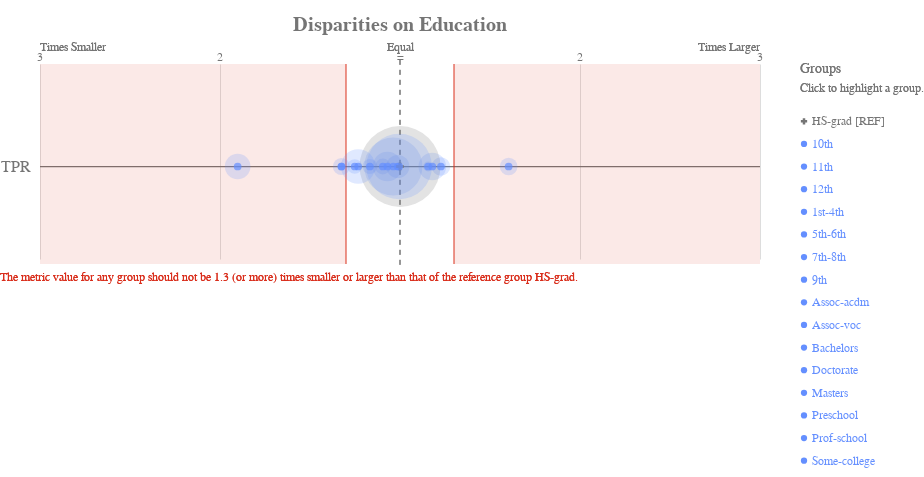

Notebook cell for this chart:
### Code cell
ap.disparity(bdf, metrics, 'education', fairness_threshold = 1.3)

### Figure 1 — Vega-Lite specification as saved in the notebook (floating-point values rounded to 4 significant figures)
{"config": {"view": {"continuousWidth": 400, "continuousHeight": 300, "strokeWidth": 0}, "axisLeft": {"labelColor": "rgb(117,117,117)", "labelFont": "Arial", "labelFontSize": 16}, "title": {"align": "center", "baseline": "middle", "color": "rgb(117,117,117)", "font": "Arial", "fontSize": 20, "fontWeight": "bold"}}, "layer": [{"data": {"name": "data-1f2af75cfead9a3854ee453922b4eaab"}, "mark": {"type": "rule", "stroke": "rgb(117,117,117)", "strokeWidth": 1.25, "tooltip": ""}, "encoding": {"x": {"type": "quantitative", "field": "x", "scale": {"domain": [-2, 2], "range": [40.0, 760.0]}}, "x2": {"field": "x2"}, "y": {"type": "nominal", "axis": {"domain": false, "labelAngle": 0, "labelPadding": -30, "orient": "left", "ticks": false, "title": ""}, "field": "metric", "scale": {"domain": ["TPR"], "range": [30, 225.0]}}}}, {"data": {"name": "data-79dd248bdaa0ea02c535240e8ad022c8"}, "mark": {"type": "rule", "stroke": "rgb(117,117,117)", "strokeDash": [5, 5], "strokeWidth": 1}, "encoding": {"tooltip": {"value": "HS-grad [REF]"}, "x": {"value": 400.0}, "y": {"value": 20.83}, "y2": {"value": 229.2}}}, {"data": {"name": "data-c233327f4cd9b4c2df31bf8015c83e4a"}, "mark": {"type": "text", "align": "center", "color": "rgb(117,117,117)", "font": "Arial", "fontSize": 12, "fontWeight": "normal", "tooltip": ""}, "encoding": {"text": {"type": "nominal", "field": "label"}, "x": {"type": "quantitative", "field": "value", "scale": {"domain": [-2, 2], "range": [40.0, 760.0]}}, "y": {"value": 17.5}}}, {"layer": [{"mark": {"type": "text", "align": "left", "fill": "rgb(117,117,117)", "font": "Arial", "fontSize": 12, "fontWeight": "normal", "tooltip": ""}, "encoding": {"text": {"value": "Times Smaller"}, "x": {"value": 40.0}, "y": {"value": 7.5}}}, {"mark": {"type": "text", "align": "right", "fill": "rgb(117,117,117)", "font": "Arial", "fontSize": 12, "fontWeight": "normal", "tooltip": ""}, "encoding": {"text": {"value": "Times Larger"}, "x": {"value": 760.0}, "y": {"value": 7.5}}}, {"mark": {"type": "text", "align": "center", "fill": "rgb(117,117,117)", "font": "Arial", "fontSize": 12, "fontWeight": "normal", "tooltip": ""}, "encoding": {"text": {"value": "Equal"}, "x": {"value": 400.0}, "y": {"value": 7.5}}}], "data": {"name": "data-79dd248bdaa0ea02c535240e8ad022c8"}}, {"layer": [{"mark": {"type": "rule", "opacity": 0.8, "stroke": "rgb(217, 46, 28)", "strokeWidth": 1.25, "tooltip": ""}, "encoding": {"x": {"type": "quantitative", "field": "min", "scale": {"domain": [-2, 2], "range": [40.0, 760.0]}}, "y": {"value": 25.0}, "y2": {"value": 225.0}}}, {"mark": {"type": "rule", "opacity": 0.8, "stroke": "rgb(217, 46, 28)", "strokeWidth": 1.25, "tooltip": ""}, "encoding": {"x": {"type": "quantitative", "field": "max", "scale": {"domain": [-2, 2], "range": [40.0, 760.0]}}, "y": {"value": 25.0}, "y2": {"value": 225.0}}}, {"layer": [{"mark": {"type": "rect", "fill": "rgb(217, 46, 28)", "opacity": 0.1, "tooltip": ""}, "encoding": {"x": {"type": "quantitative", "field": "min", "scale": {"domain": [-2, 2], "range": [40.0, 760.0]}}, "x2": {"field": "lower_end"}, "y": {"value": 25.0}, "y2": {"value": 225.0}}}, {"mark": {"type": "rect", "fill": "rgb(217, 46, 28)", "opacity": 0.1, "tooltip": ""}, "encoding": {"x": {"type": "quantitative", "field": "max", "scale": {"domain": [-2, 2], "range": [40.0, 760.0]}}, "x2": {"field": "upper_end"}, "y": {"value": 25.0}, "y2": {"value": 225.0}}}]}, {"data": {"name": "data-79dd248bdaa0ea02c535240e8ad022c8"}, "mark": {"type": "text", "align": "left", "baseline": "top", "fill": "rgb(217, 46, 28)", "font": "Arial", "fontSize": 12, "fontWeight": "normal", "tooltip": ""}, "encoding": {"text": {"value": "The metric value for any group should not be 1.3 (or more) times smaller or larger than that of the reference group HS-grad."}, "x": {"value": 0}, "y": {"value": 233.3}}}], "data": {"name": "data-68125cfc4fc9557defd07e8d14c561c8"}}, {"layer": [{"mark": "circle"}, {"data": {"name": "data-7bda7bd44dc6f3dd31c6373376e98089"}, "mark": {"type": "circle", "opacity": 0.2}, "encoding": {"color": {"condition": {"type": "nominal", "field": "attribute_value", "legend": null, "scale": {"domain": ["HS-grad", "10th", "11th", "12th", "1st-4th", "5th-6th", "7th-8th", "9th", "Assoc-acdm", "Assoc-voc", "Bachelors", "Doctorate", "Masters", "Preschool", "Prof-school", "Some-college"], "range": ["rgb(117,117,117)", "rgb(100, 143, 255)", "rgb(100, 143, 255)", "rgb(100, 143, 255)", "rgb(100, 143, 255)", "rgb(100, 143, 255)", "rgb(100, 143, 255)", "rgb(100, 143, 255)", "rgb(100, 143, 255)", "rgb(100, 143, 255)", "rgb(100, 143, 255)", "rgb(100, 143, 255)", "rgb(100, 143, 255)", "rgb(100, 143, 255)", "rgb(100, 143, 255)", "rgb(100, 143, 255)"]}, "selection": "selector005"}, "value": "rgb(224,224,224)"}, "size": {"type": "quantitative", "field": "group_size", "legend": null, "scale": {"domain": [0, 5065.0], "range": [0, 7854.0]}}, "tooltip": [{"type": "nominal", "field": "attribute_value", "title": "Group"}, {"type": "nominal", "field": "tooltip_group_size", "title": "Group Size"}, {"type": "nominal", "field": "tooltip_disparity_explanation_tpr", "title": "Disparity"}, {"type": "quantitative", "field": "tpr", "format": ".2f", "title": "TPR"}], "x": {"type": "quantitative", "axis": {"domain": false, "labels": false, "ticks": false, "title": null, "values": [1, 2, -2, -1]}, "field": "tpr_disparity_scaled", "scale": {"domain": [-2, 2], "range": [40.0, 760.0]}}, "y": {"type": "nominal", "axis": {"domain": false, "grid": false, "labels": false, "ticks": false, "title": " "}, "field": "metric_variable", "scale": {"domain": ["TPR"], "range": [30, 225.0]}}}, "selection": {"selector007": {"type": "multi", "empty": "all", "fields": ["attribute_value"]}}, "transform": [{"calculate": "'TPR'", "as": "metric_variable"}]}, {"layer": [{"mark": "point"}, {"data": {"name": "data-7bda7bd44dc6f3dd31c6373376e98089"}, "mark": {"type": "point", "filled": true, "size": 60}, "encoding": {"color": {"condition": {"type": "nominal", "field": "attribute_value", "legend": null, "scale": {"domain": ["HS-grad", "10th", "11th", "12th", "1st-4th", "5th-6th", "7th-8th", "9th", "Assoc-acdm", "Assoc-voc", "Bachelors", "Doctorate", "Masters", "Preschool", "Prof-school", "Some-college"], "range": ["rgb(117,117,117)", "rgb(100, 143, 255)", "rgb(100, 143, 255)", "rgb(100, 143, 255)", "rgb(100, 143, 255)", "rgb(100, 143, 255)", "rgb(100, 143, 255)", "rgb(100, 143, 255)", "rgb(100, 143, 255)", "rgb(100, 143, 255)", "rgb(100, 143, 255)", "rgb(100, 143, 255)", "rgb(100, 143, 255)", "rgb(100, 143, 255)", "rgb(100, 143, 255)", "rgb(100, 143, 255)"]}, "selection": "selector005"}, "value": "rgb(224,224,224)"}, "shape": {"type": "nominal", "field": "attribute_value", "legend": null, "scale": {"domain": ["HS-grad", "10th", "11th", "12th", "1st-4th", "5th-6th", "7th-8th", "9th", "Assoc-acdm", "Assoc-voc", "Bachelors", "Doctorate", "Masters", "Preschool", "Prof-school", "Some-college"], "range": ["cross", "circle", "circle", "circle", "circle", "circle", "circle", "circle", "circle", "circle", "circle", "circle", "circle", "circle", "circle", "circle"]}}, "tooltip": [{"type": "nominal", "field": "attribute_value", "title": "Group"}, {"type": "nominal", "field": "tooltip_group_size", "title": "Group Size"}, {"type": "nominal", "field": "tooltip_disparity_explanation_tpr", "title": "Disparity"}, {"type": "quantitative", "field": "tpr", "format": ".2f", "title": "TPR"}], "x": {"type": "quantitative", "axis": {"domain": false, "labels": false, "ticks": false, "title": null, "values": [1, 2, -2, -1]}, "field": "tpr_disparity_scaled", "scale": {"domain": [-2, 2], "range": [40.0, 760.0]}}, "y": {"type": "nominal", "axis": {"domain": false, "grid": false, "labels": false, "ticks": false, "title": " "}, "field": "metric_variable", "scale": {"domain": ["TPR"], "range": [30, 225.0]}}}, "selection": {"selector006": {"type": "multi", "empty": "all", "fields": ["attribute_value"]}}, "transform": [{"calculate": "'TPR'", "as": "metric_variable"}]}]}]}, {"layer": [{"mark": {"type": "point", "filled": true, "opacity": 1, "size": 39.48}, "encoding": {"color": {"condition": {"type": "nominal", "field": "attribute_value", "legend": null, "scale": {"domain": ["HS-grad", "10th", "11th", "12th", "1st-4th", "5th-6th", "7th-8th", "9th", "Assoc-acdm", "Assoc-voc", "Bachelors", "Doctorate", "Masters", "Preschool", "Prof-school", "Some-college"], "range": ["rgb(117,117,117)", "rgb(100, 143, 255)", "rgb(100, 143, 255)", "rgb(100, 143, 255)", "rgb(100, 143, 255)", "rgb(100, 143, 255)", "rgb(100, 143, 255)", "rgb(100, 143, 255)", "rgb(100, 143, 255)", "rgb(100, 143, 255)", "rgb(100, 143, 255)", "rgb(100, 143, 255)", "rgb(100, 143, 255)", "rgb(100, 143, 255)", "rgb(100, 143, 255)", "rgb(100, 143, 255)"]}, "selection": "selector005"}, "value": "rgb(224,224,224)"}, "shape": {"type": "nominal", "field": "attribute_value", "legend": null, "scale": {"domain": ["HS-grad", "10th", "11th", "12th", "1st-4th", "5th-6th", "7th-8th", "9th", "Assoc-acdm", "Assoc-voc", "Bachelors", "Doctorate", "Masters", "Preschool", "Prof-school", "Some-college"], "range": ["cross", "circle", "circle", "circle", "circle", "circle", "circle", "circle", "circle", "circle", "circle", "circle", "circle", "circle", "circle", "circle"]}}, "x": {"value": 804}, "y": {"type": "nominal", "axis": {"domain": false, "grid": false, "labels": false, "ticks": false, "title": " "}, "field": "attribute_value", "scale": {"domain": ["HS-grad", "10th", "11th", "12th", "1st-4th", "5th-6th", "7th-8th", "9th", "Assoc-acdm", "Assoc-voc", "Bachelors", "Doctorate", "Masters", "Preschool", "Prof-school", "Some-college"], "range": [71, 433]}}}, "selection": {"selector005": {"type": "multi", "empty": "all", "fields": ["attribute_value"]}}}, {"mark": {"type": "text", "align": "left", "baseline": "middle", "font": "Arial", "fontSize": 12, "fontWeight": "normal"}, "encoding": {"color": {"condition": {"type": "nominal", "field": "attribute_value", "legend": null, "scale": {"domain": ["HS-grad", "10th", "11th", "12th", "1st-4th", "5th-6th", "7th-8th", "9th", "Assoc-acdm", "Assoc-voc", "Bachelors", "Doctorate", "Masters", "Preschool", "Prof-school", "Some-college"], "range": ["rgb(117,117,117)", "rgb(100, 143, 255)", "rgb(100, 143, 255)", "rgb(100, 143, 255)", "rgb(100, 143, 255)", "rgb(100, 143, 255)", "rgb(100, 143, 255)", "rgb(100, 143, 255)", "rgb(100, 143, 255)", "rgb(100, 143, 255)", "rgb(100, 143, 255)", "rgb(100, 143, 255)", "rgb(100, 143, 255)", "rgb(100, 143, 255)", "rgb(100, 143, 255)", "rgb(100, 143, 255)"]}, "selection": "selector005"}, "value": "rgb(224,224,224)"}, "text": {"type": "nominal", "field": "label"}, "x": {"value": 812}, "y": {"type": "nominal", "axis": {"domain": false, "grid": false, "labels": false, "ticks": false, "title": " "}, "field": "attribute_value", "scale": {"domain": ["HS-grad", "10th", "11th", "12th", "1st-4th", "5th-6th", "7th-8th", "9th", "Assoc-acdm", "Assoc-voc", "Bachelors", "Doctorate", "Masters", "Preschool", "Prof-school", "Some-college"], "range": [71, 433]}}}, "selection": {"selector008": {"type": "multi", "empty": "all", "fields": ["attribute_value"]}}}, {"data": {"name": "data-79dd248bdaa0ea02c535240e8ad022c8"}, "mark": {"type": "text", "align": "left", "baseline": "middle", "color": "rgb(117,117,117)", "font": "Arial", "fontSize": 12, "fontWeight": "normal"}, "encoding": {"text": {"value": "Click to highlight a group."}, "x": {"value": 800}, "y": {"value": 49}}}, {"data": {"name": "data-79dd248bdaa0ea02c535240e8ad022c8"}, "mark": {"type": "text", "align": "left", "baseline": "middle", "color": "rgb(117,117,117)", "font": "Arial", "fontSize": 14, "fontWeight": "normal"}, "encoding": {"text": {"value": "Groups"}, "x": {"value": 800}, "y": {"value": 30}}}], "data": {"name": "data-426b44eb341f705244a71737f51280d3"}}], "height": 250, "padding": {"top": 15, "bottom": 10}, "resolve": {"scale": {"size": "independent", "y": "independent"}}, "title": "Disparities on Education", "width": 800, "$schema": "https://vega.github.io/schema/vega-lite/v4.8.1.json", "datasets": {"data-1f2af75cfead9a3854ee453922b4eaab": [{"metric": "TPR", "x": -2, "x2": 2}], "data-79dd248bdaa0ea02c535240e8ad022c8": [{"a": 1, "b": 0}, {"a": 1, "b": 0}], "data-c233327f4cd9b4c2df31bf8015c83e4a": [{"value": 1, "label": 2}, {"value": 2, "label": 3}, {"value": -2, "label": 3}, {"value": -1, "label": 2}, {"value": 0, "label": "="}], "data-68125cfc4fc9557defd07e8d14c561c8": [{"min": -0.3, "max": 0.3, "lower_end": -2, "upper_end": 2}], "data-7bda7bd44dc6f3dd31c6373376e98089": [{"attribute_name": "education", "attribute_value": "10th", "group_size": 348, "total_entities": 12904, "tpr": 0.07273, "tpr_disparity": 0.9879, "tpr_disparity_scaled": -0.0123, "tooltip_group_size": "348 (2.70%)", "tooltip_disparity_explanation_tpr": "1.01 times smaller TPR than the reference group"}, {"attribute_name": "education", "attribute_value": "11th", "group_size": 493, "total_entities": 12904, "tpr": 0.08683, "tpr_disparity": 1.179, "tpr_disparity_scaled": 0.1795, "tooltip_group_size": "493 (3.82%)", "tooltip_disparity_explanation_tpr": "1.18 times larger TPR than the reference group"}, {"attribute_name": "education", "attribute_value": "12th", "group_size": 163, "total_entities": 12904, "tpr": 0.06723, "tpr_disparity": 0.9131, "tpr_disparity_scaled": -0.09512, "tooltip_group_size": "163 (1.26%)", "tooltip_disparity_explanation_tpr": "1.10 times smaller TPR than the reference group"}, {"attribute_name": "education", "attribute_value": "1st-4th", "group_size": 64, "total_entities": 12904, "tpr": 0.08511, "tpr_disparity": 1.156, "tpr_disparity_scaled": 0.156, "tooltip_group_size": "64 (0.50%)", "tooltip_disparity_explanation_tpr": "1.16 times larger TPR than the reference group"}, {"attribute_name": "education", "attribute_value": "5th-6th", "group_size": 138, "total_entities": 12904, "tpr": 0.05882, "tpr_disparity": 0.799, "tpr_disparity_scaled": -0.2516, "tooltip_group_size": "138 (1.07%)", "tooltip_disparity_explanation_tpr": "1.25 times smaller TPR than the reference group"}, {"attribute_name": "education", "attribute_value": "7th-8th", "group_size": 225, "total_entities": 12904, "tpr": 0.09036, "tpr_disparity": 1.227, "tpr_disparity_scaled": 0.2274, "tooltip_group_size": "225 (1.74%)", "tooltip_disparity_explanation_tpr": "1.23 times larger TPR than the reference group"}, {"attribute_name": "education", "attribute_value": "9th", "group_size": 191, "total_entities": 12904, "tpr": 0.05556, "tpr_disparity": 0.7546, "tpr_disparity_scaled": -0.3252, "tooltip_group_size": "191 (1.48%)", "tooltip_disparity_explanation_tpr": "1.33 times smaller TPR than the reference group"}, {"attribute_name": "education", "attribute_value": "Assoc-acdm", "group_size": 423, "total_entities": 12904, "tpr": 0.03871, "tpr_disparity": 0.5258, "tpr_disparity_scaled": -0.9019, "tooltip_group_size": "423 (3.28%)", "tooltip_disparity_explanation_tpr": "1.90 times smaller TPR than the reference group"}, {"attribute_name": "education", "attribute_value": "Assoc-voc", "group_size": 562, "total_entities": 12904, "tpr": 0.06881, "tpr_disparity": 0.9346, "tpr_disparity_scaled": -0.06997, "tooltip_group_size": "562 (4.36%)", "tooltip_disparity_explanation_tpr": "1.07 times smaller TPR than the reference group"}, {"attribute_name": "education", "attribute_value": "Bachelors", "group_size": 2182, "total_entities": 12904, "tpr": 0.07099, "tpr_disparity": 0.9643, "tpr_disparity_scaled": -0.03705, "tooltip_group_size": "2,182 (16.91%)", "tooltip_disparity_explanation_tpr": "1.04 times smaller TPR than the reference group"}, {"attribute_name": "education", "attribute_value": "Doctorate", "group_size": 145, "total_entities": 12904, "tpr": 0.06306, "tpr_disparity": 0.8566, "tpr_disparity_scaled": -0.1674, "tooltip_group_size": "145 (1.12%)", "tooltip_disparity_explanation_tpr": "1.17 times smaller TPR than the reference group"}, {"attribute_name": "education", "attribute_value": "HS-grad", "group_size": 4221, "total_entities": 12904, "tpr": 0.07362, "tpr_disparity": 1.0, "tpr_disparity_scaled": 0.0, "tooltip_group_size": "4,221 (32.71%)", "tooltip_disparity_explanation_tpr": "Reference group"}, {"attribute_name": "education", "attribute_value": "Masters", "group_size": 763, "total_entities": 12904, "tpr": 0.05973, "tpr_disparity": 0.8113, "tpr_disparity_scaled": -0.2326, "tooltip_group_size": "763 (5.91%)", "tooltip_disparity_explanation_tpr": "1.23 times smaller TPR than the reference group"}, {"attribute_name": "education", "attribute_value": "Preschool", "group_size": 24, "total_entities": 12904, "tpr": 0.05556, "tpr_disparity": 0.7546, "tpr_disparity_scaled": -0.3252, "tooltip_group_size": "24 (0.19%)", "tooltip_disparity_explanation_tpr": "1.33 times smaller TPR than the reference group"}, {"attribute_name": "education", "attribute_value": "Prof-school", "group_size": 202, "total_entities": 12904, "tpr": 0.1181, "tpr_disparity": 1.604, "tpr_disparity_scaled": 0.6035, "tooltip_group_size": "202 (1.57%)", "tooltip_disparity_explanation_tpr": "1.60 times larger TPR than the reference group"}, {"attribute_name": "education", "attribute_value": "Some-college", "group_size": 2760, "total_entities": 12904, "tpr": 0.07328, "tpr_disparity": 0.9953, "tpr_disparity_scaled": -0.004718, "tooltip_group_size": "2,760 (21.39%)", "tooltip_disparity_explanation_tpr": "1.00 times smaller TPR than the reference group"}], "data-426b44eb341f705244a71737f51280d3": [{"attribute_value": "HS-grad", "label": "HS-grad [REF]"}, {"attribute_value": "10th", "label": "10th"}, {"attribute_value": "11th", "label": "11th"}, {"attribute_value": "12th", "label": "12th"}, {"attribute_value": "1st-4th", "label": "1st-4th"}, {"attribute_value": "5th-6th", "label": "5th-6th"}, {"attribute_value": "7th-8th", "label": "7th-8th"}, {"attribute_value": "9th", "label": "9th"}, {"attribute_value": "Assoc-acdm", "label": "Assoc-acdm"}, {"attribute_value": "Assoc-voc", "label": "Assoc-voc"}, {"attribute_value": "Bachelors", "label": "Bachelors"}, {"attribute_value": "Doctorate", "label": "Doctorate"}, {"attribute_value": "Masters", "label": "Masters"}, {"attribute_value": "Preschool", "label": "Preschool"}, {"attribute_value": "Prof-school", "label": "Prof-school"}, {"attribute_value": "Some-college", "label": "Some-college"}]}}
